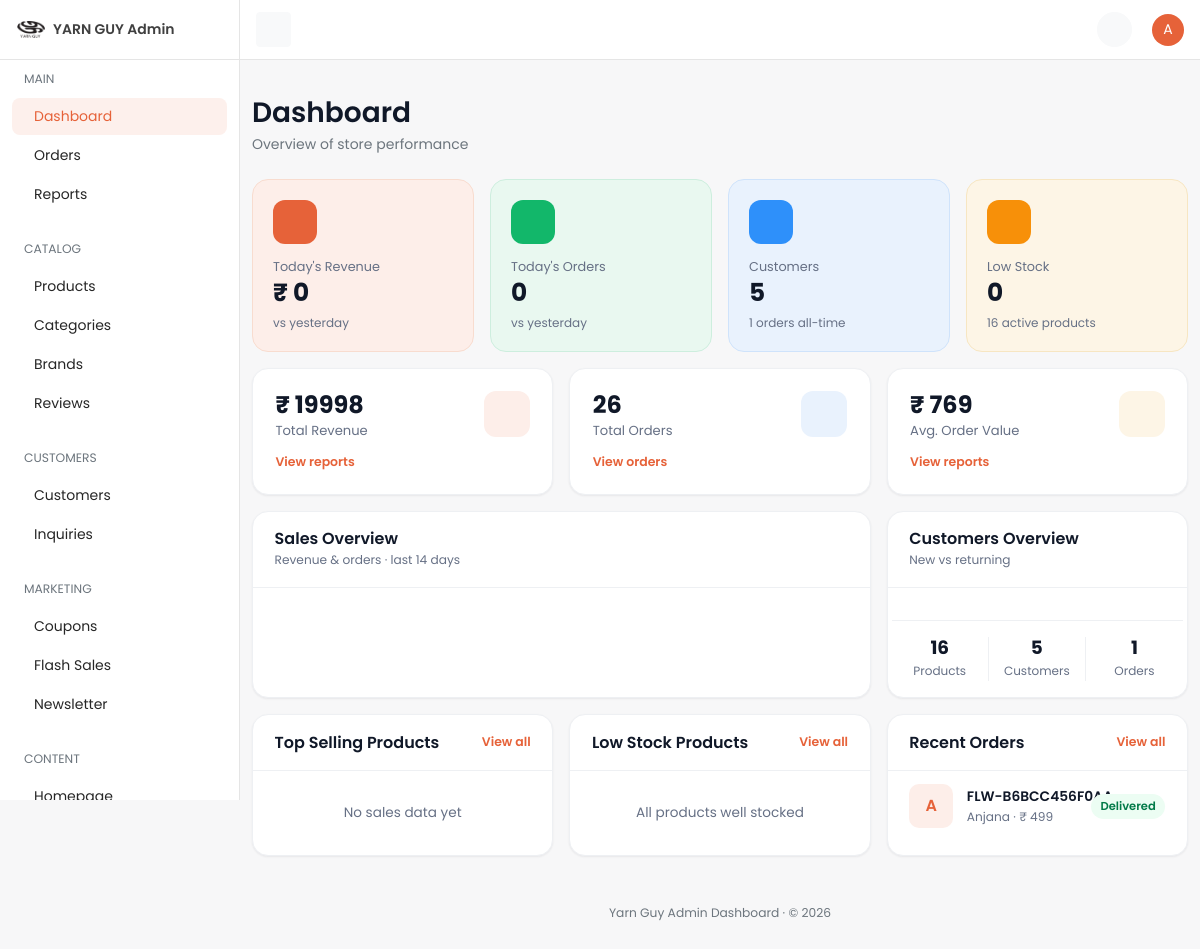
Page /dashboard/ (signed in) on the earlier database version.
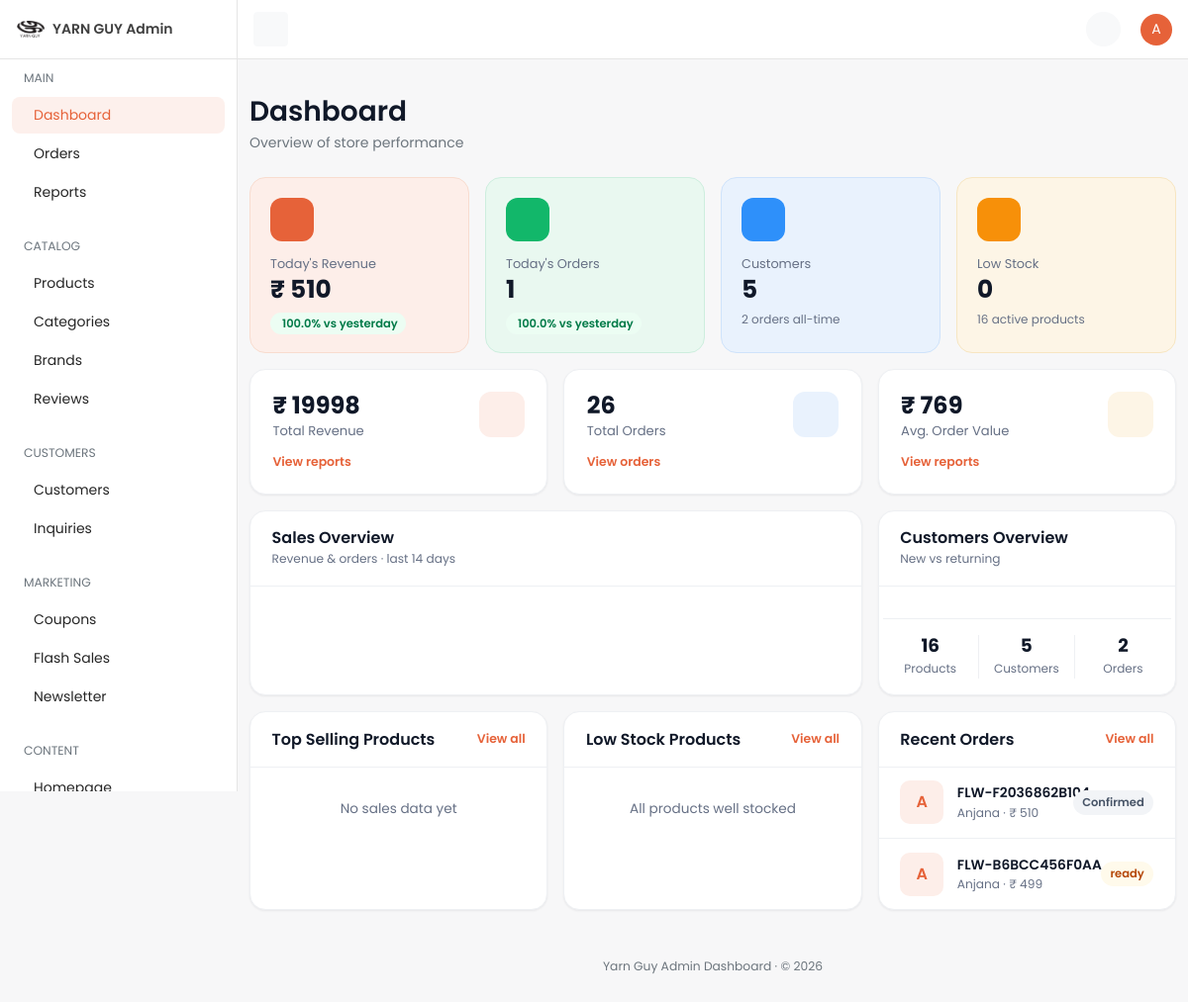
Same page on the later database version.
### orders/models.py (models this page shows, shortened)
class Order(TimeStampedModel):
    customer_profile = models.ForeignKey(
        "accounts.CustomerProfile",
        on_delete=models.CASCADE,
        related_name="orders",
        null=True,
        blank=True,
        verbose_name="Customer profile",
        help_text="Owner of this order; null for guest checkout.",
    )
    cart = models.ForeignKey(
        "cart.Cart",
        on_delete=models.SET_NULL,
        null=True,
        blank=True,
        related_name="orders",
        verbose_name="Source cart",
    )
    order_number = models.CharField(
        max_length=32,
        unique=True,
        db_index=True,
        verbose_name="Order number",
        help_text="Human-readable unique order reference.",
    )
    idempotency_key = models.CharField(
        max_length=64,
        unique=True,
        null=True,
        blank=True,
        db_index=True,
        verbose_name="Idempotency key",
        help_text="Client-supplied key preventing duplicate order creation.",
    )
    order_status = models.CharField(
        max_length=20,
        choices=OrderStatus.choices,
        default=OrderStatus.PLACED,
        db_index=True,
        verbose_name="Order status",
    )
    delivery_date = models.DateField(
        null=True,
        blank=True,
        verbose_name="Delivery date",
        db_index=True,
    )
    subtotal = models.DecimalField(max_digits=12, decimal_places=2, default=0)
    coupon_discount = models.DecimalField(max_digits=12, decimal_places=2, default=0)
    delivery_charge = models.DecimalField(max_digits=12, decimal_places=2, default=0)
    total_amount = models.DecimalField(
        max_digits=12,
        decimal_places=2,
        verbose_name="Total amount",
        help_text="Order total in the customer's checkout currency.",
    )
    currency = models.ForeignKey(
        "core.Currency",
        on_delete=models.PROTECT,
        null=True,
        blank=True,
        related_name="orders",
        verbose_name="Currency",
    )
    delivery_address_snapshot = models.JSONField(
        default=dict,
        verbose_name="Delivery address snapshot",
    )
    invoice_details = models.JSONField(default=dict, verbose_name="Invoice details")
    class Meta:
        verbose_name = "Order"
        verbose_name_plural = "Orders"
        indexes = [
            models.Index(
                fields=["customer_profile", "-created_at"],
                name="ord_customer_created_idx",
            ),
            models.Index(fields=["order_status"], name="orders_order_status_idx"),
            models.Index(fields=["idempotency_key"], name="orders_idempotency_key_idx"),
        ]
        ordering = ["-created_at"]

### accounts/models.py (models this page shows, shortened)
class CustomerProfile(TimeStampedModel):
    user = models.OneToOneField(
        settings.AUTH_USER_MODEL,
        on_delete=models.CASCADE,
        related_name="customer_profile",
        verbose_name="User",
        help_text="Linked Django auth user.",
    )
    phone = models.CharField(
        max_length=20,
        blank=True,
        db_index=True,
        verbose_name="Phone number",
        help_text="Customer mobile number used for OTP login.",
    )
    phone_verified = models.BooleanField(
        default=False,
        verbose_name="Phone verified",
        help_text="True after a successful OTP verification for this phone.",
    )
    preferred_language = models.CharField(
        max_length=5,
        choices=settings.LANGUAGES,
        default=settings.LANGUAGE_CODE,
        verbose_name="Preferred language",
        help_text="Customer's preferred storefront language.",
    )
    preferred_currency = models.ForeignKey(
        "core.Currency",
        on_delete=models.PROTECT,
        related_name="customer_profiles",
        verbose_name="Preferred currency",
        help_text="Currency used to display prices for this customer.",
    )
    date_of_birth = models.DateField(
        null=True,
        blank=True,
        verbose_name="Date of birth",
        help_text="Optional date of birth for personalization.",
    )
    default_address = models.ForeignKey(
        "accounts.Address",
        on_delete=models.SET_NULL,
        null=True,
        blank=True,
        related_name="+",
        verbose_name="Default address",
        help_text="Customer's primary delivery address.",
    )
    notify_via_email = models.BooleanField(
        default=True,
        verbose_name="Email notifications",
        help_text="Receive order updates via email.",
    )
    notify_via_sms = models.BooleanField(
        default=True,
        verbose_name="SMS notifications",
        help_text="Receive order updates via SMS.",
    )
    notify_via_whatsapp = models.BooleanField(
        default=False,
        verbose_name="WhatsApp notifications",
        help_text="Receive order updates via WhatsApp.",
    )
    class Meta:
        verbose_name = "Customer profile"
        verbose_name_plural = "Customer profiles"
        indexes = [
            models.Index(fields=["phone"], name="accounts_profile_phone_idx"),
        ]
    def __str__(self) -> str:
        return self.user.get_full_name() or self.user.email or str(self.pk)

### dashboard/views/home.py (the view)
# urls.py: path("", home.home_view, name="home"),
@dashboard_required
@require_GET
def home_view(request: HttpRequest) -> HttpResponse:
    summary = get_admin_dashboard_summary()
    sales_series = selectors.get_sales_series(days=14)
    customer_split = selectors.get_customer_split()
    counts = selectors.get_dashboard_counts()
    totals = DailySalesReport.objects.aggregate(
        revenue=Sum("revenue"),
        orders=Sum("order_count"),
    )
    total_revenue = totals["revenue"] or 0
    total_orders = totals["orders"] or 0
    avg_order_value = (float(total_revenue) / total_orders) if total_orders else 0
    default_currency = Currency.objects.filter(is_default=True).first()
    context = {
        "nav_section": "home",
        "page_title": "Dashboard",
        "currency_symbol": default_currency.symbol if default_currency else "",
        "summary": summary,
        "counts": counts,
        "revenue_delta": _pct_delta(summary["today_revenue"], summary["yesterday_revenue"]),
        "order_delta": _pct_delta(summary["today_order_count"], summary["yesterday_order_count"]),
        "total_revenue": total_revenue,
        "total_orders": total_orders,
        "avg_order_value": avg_order_value,
        "top_products": selectors.get_top_products(limit=5),
        "low_stock": selectors.get_low_stock_products(limit=5),
        "recent_orders": selectors.get_recent_orders(limit=6),
        "sales_series": sales_series,
        "customer_split": customer_split,
    }
    return render(request, "dashboard/home.html", context)

### cart/selectors.py (called while the page is built)
def get_cart_for_request(*, request: HttpRequest) -> Optional[Cart]:
    if hasattr(request, _CART_CACHE_ATTR):
        return getattr(request, _CART_CACHE_ATTR)
    if not request.session.session_key:
        request.session.create()
    session_key = request.session.session_key
    cart = None
    if request.user.is_authenticated and hasattr(request.user, "customer_profile"):
        cart = (
            Cart.objects.filter(customer_profile=request.user.customer_profile)
            .select_related("currency")
            .first()
        )
    if cart is None:
        cart = (
            Cart.objects.filter(session_key=session_key)
            .select_related("currency")
            .first()
        )
    setattr(request, _CART_CACHE_ATTR, cart)
    return cart

def get_cart_item_count(*, cart: Cart | None) -> int:
    if cart is None:
        return 0
    total = CartItem.objects.filter(cart=cart).aggregate(total=Sum("quantity"))["total"]
    return int(total or 0)

def get_cart_count(*, request: HttpRequest) -> int:
    cart = get_cart_for_request(request=request)
    return get_cart_item_count(cart=cart)

### dashboard/templates/dashboard/home.html (shortened to what the changed rows need)
{% extends "dashboard/base.html" %}
{% load static dashboard_extras %}
{% block page_title %}Dashboard{% endblock %}
{% block content %}
<div class="row g-3 mb-3">
  <div class="col-xl-3 col-md-6">
    <div class="kpi-tile tile-rose">
      <div class="kpi-icon"></div>
      <p class="kpi-label">Today's Revenue</p>
      <h3 class="kpi-value">{{ currency_symbol }} {{ summary.today_revenue|floatformat:0 }}</h3>
      {% if revenue_delta is not None %}
      <span class="trend {% if revenue_delta >= 0 %}trend-up{% else %}trend-down{% endif %}">
        {{ revenue_delta }}% vs yesterday
      </span>
      {% else %}<span class="kpi-sub">vs yesterday</span>{% endif %}
    </div>
  </div>
  <div class="col-xl-3 col-md-6">
    <div class="kpi-tile tile-green">
      <div class="kpi-icon"></div>
      <p class="kpi-label">Today's Orders</p>
      <h3 class="kpi-value">{{ summary.today_order_count }}</h3>
      {% if order_delta is not None %}
      <span class="trend {% if order_delta >= 0 %}trend-up{% else %}trend-down{% endif %}">
        {{ order_delta }}% vs yesterday
      </span>
      {% else %}<span class="kpi-sub">vs yesterday</span>{% endif %}
    </div>
  </div>
  <div class="col-xl-3 col-md-6">
    <div class="kpi-tile tile-blue">
      <div class="kpi-icon"></div>
      <p class="kpi-label">Customers</p>
      <h3 class="kpi-value">{{ counts.customer_count }}</h3>
      <span class="kpi-sub">{{ counts.order_count }} orders all-time</span>
    </div>
  </div>
</div>
<div class="row g-3 mb-3">
  <div class="col-12 col-lg-4">
    <div class="card h-100">
      <div class="card-body text-center">
        <div class="row overview-stats mt-3">
          <div class="col-4"><h4>{{ counts.order_count }}</h4><span>Orders</span></div>
        </div>
      </div>
    </div>
  </div>
</div>
<div class="row g-3">
  <div class="col-lg-4">
    <div class="card h-100">
      <div class="card-body p-0">
        {% for order in recent_orders %}
        <div class="list-row">
          <span class="thumb thumb-fallback">{{ order.customer_profile|default:"G"|stringformat:"s"|first|upper }}</span>
          <div class="list-main">
            <a href="{% url 'dashboard:order-detail' order.pk %}" class="list-title link">{{ order.order_number }}</a>
            <p class="list-meta">{{ order.customer_profile|default:"Guest" }} · {{ currency_symbol }} {{ order.total_amount|floatformat:0 }}</p>
          </div>
          <span class="pill {{ order.order_status|status_pill }}">{{ order.get_order_status_display }}</span>
        </div>
        {% empty %}
        <p class="empty-state">No orders yet</p>
        {% endfor %}
      </div>
    </div>
  </div>
</div>
{% endblock %}

Differences in the rows shown:
added Order: customer_profile|first "A", order_number "FLW-F2036862B104", customer_profile "Anjana", currency_symbol "₹", total_amount "510", order_status "Confirmed"
changed Order "FLW-B6BCC456F0AA": order_status "Delivered" → "ready"
Other differences:
{{ summary.today_revenue|floatformat:0 }}: "0" → "510"
{{ revenue_delta }}: (not shown) → "100.0"
{{ summary.today_order_count }}: "0" → "1"
{{ order_delta }}: (not shown) → "100.0"
{{ counts.order_count }}: "1" → "2"
text no longer shown: "vs yesterday vs yesterday"
text now shown: "% vs yesterday % vs yesterday"
